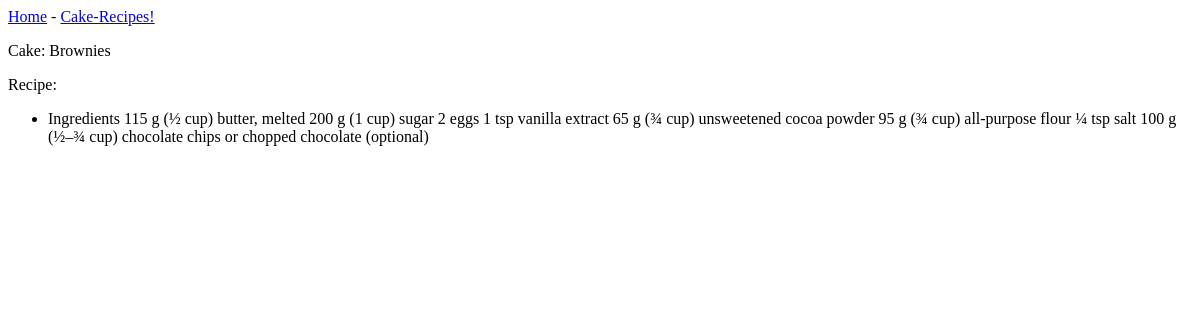
The page /recipe/1/ on the database as committed earlier.
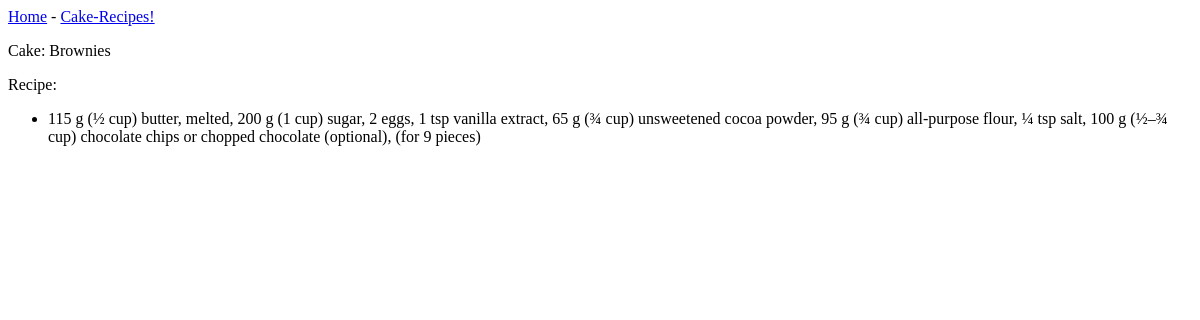
The same page on the database as committed later.
### cake_recipes/models.py (models this page shows, shortened)
class Cake(models.Model):
    text = models.CharField(max_length=100)
    date = models.DateTimeField(auto_now_add=True)

class Recipe(models.Model):
    cake = models.ForeignKey(Cake, on_delete=models.CASCADE)
    text = models.TextField(max_length=1000)
    date = models.DateTimeField(auto_now_add=True)

### cake_recipes/views.py (the view)
# urls.py: path('recipe/<int:recipe_id>/', views.recipe, name='recipe'),
def recipe(request, recipe_id):
    recipe = Cake.objects.get(id=recipe_id)
    recipe_items = recipe.recipe_set.all()
    context = {
        'recipe': recipe,
        'recipe_items': recipe_items,
    }
    return render(request, 'cake_recipes/recipe.html', context)

### cake_recipes/templates/cake_recipes/recipe.html
{% extends 'cake_recipes/base.html' %}
{% block content %}
  <p>Cake: {{ recipe.text }}</p>
  <p>Recipe:</p>
  <ul>
    {% for item in recipe_items %}
      <li>{{ item.text }}</li>
    {% empty %}
      <li>No items have been added to this cake yet.</li>
    {% endfor %}
  </ul>
{% endblock content %}

### cake_recipes/templates/cake_recipes/base.html
<p>
  <a href="{% url 'cake_recipes:index' %}">Home</a> -
  <a href="{% url 'cake_recipes:recipes' %}">Cake-Recipes!</a>
</p>
{% block content %}{% endblock content %}

Rows that differ between the two databases and show on the page:
changed Recipe: text "Ingredients 115 g (½ cup) butter, melted 200 g (1 cup) sugar 2 eggs 1 tsp vanilla extract 65 g (¾ cup) unsweetened cocoa powder 95 g (¾ cup) all-purpose flour ¼ tsp salt 100 g (½–¾ cup) chocolate chips or chopped chocolate (optional)" → "115 g (½ cup) butter, melted, 200 g (1 cup) sugar, 2 eggs, 1 tsp vanilla extract, 65 g (¾ cup) unsweetened cocoa powder, 95 g (¾ cup) all-purpose flour, ¼ tsp salt, 100 g (½–¾ cup) chocolate chips or chopped chocolate (optional), (for 9 pieces)"
